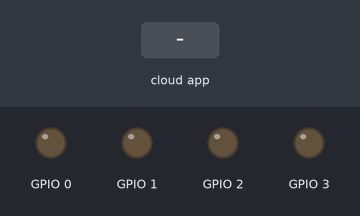
The sketch below on a simulated ESP8266 (NodeMCU). On the bench: output pins drawn as LEDs (lit = HIGH). Inputs (shaded band) come from the test bench.

Above: at 1.2 s.
1.3 s: the phone or cloud app sets led_1 to 1
At 1.7 s:
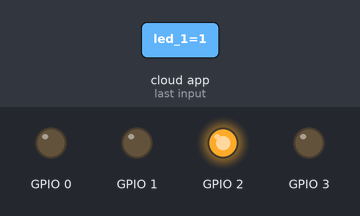
2.8 s: the phone or cloud app sets led_1 to 0
At 4.0 s:
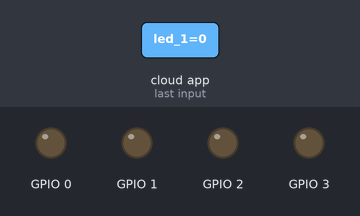
Timing chart, 0 to 5.8 s (numbered marks = the images above; inputs shaded):
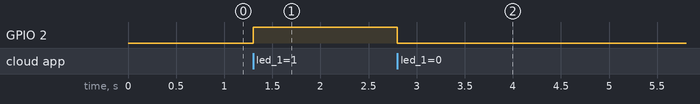

The sketch:

ESP8266-thinger.io_exp.ino
```cpp
#include <ThingerESP8266.h>

#define USERNAME "djo3dyn"
#define DEVICE_ID "esp01"
#define DEVICE_CREDENTIAL "5v2NaUp6dvlp"

#define SSID "JUD_CONNECT"
#define SSID_PASSWORD "1sampai100"

unsigned long myvar ;
//string myStr ;

ThingerESP8266 thing(USERNAME, DEVICE_ID, DEVICE_CREDENTIAL);


void setup() {
  pinMode(0, OUTPUT);
  pinMode(1, OUTPUT);
  pinMode(2, OUTPUT);
  pinMode(3, OUTPUT);

  thing.add_wifi(SSID, SSID_PASSWORD);

  /*
  thing["led"] << [](pson& in){
  digitalWrite(2, in ? HIGH : LOW);
  };
  */

  thing["led_1"] << digitalPin(2);

  // resource output example (i.e. reading a sensor value)
  thing["millis"] >> outputValue(millis());

  thing["test_var_in"] << [](pson& in){
    myvar = in ;
  };

  thing["test_var_out"] >> [](pson& out){
    out = myvar ;
  };


}

void loop() {
  thing.handle();
}
```

Measured:
- after the input at 1.3 s, GPIO 2: LOW → HIGH at once
- after the input at 2.8 s, GPIO 2: HIGH → LOW at once
